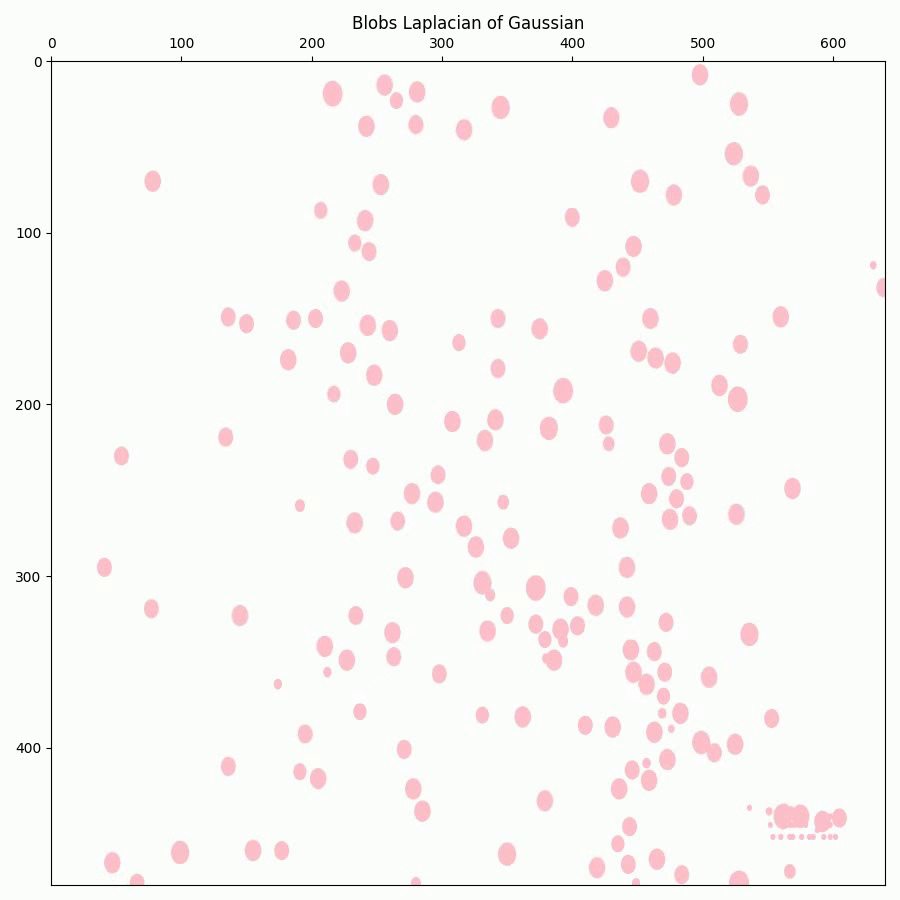
#> input picture frame 38 of src/cell_detection/animation/A2_mo4_1x_5.avi/BLOB_LAPLACIAN_OF_GAUSSIAN.avi, 900 x 900 px, given in place of D1_5fps_1.5 x magnification_2004.avi, which was not available
$ python detect_blob.py   (older library calls are emulated)
#> lines starting #> are read from the running program, lines starting #| are printed output that depends on the picture; pictures that were not available may be replaced by others from this repository, and a replacement may not be noted
### src/data_parsing/parse_data.py
import cv2
import os
from pathlib import Path
from tqdm import tqdm


def avi_to_frames(avi, overwrite=True, frame_dir_name='frames', normalize=False, remove_scale=True):
    while "src" in os.getcwd():
        os.chdir("..")
    base_path = os.path.join('data')
    vidcap = cv2.VideoCapture(os.path.join(base_path, avi))
    frame_dir_name = os.path.join(base_path, frame_dir_name)
    if not os.path.exists(base_path):
        os.mkdir(base_path)
    if not os.path.exists(frame_dir_name):
        os.mkdir(frame_dir_name)
    if not os.path.exists(os.path.join(frame_dir_name, avi)):
        os.mkdir(os.path.join(frame_dir_name, avi))

    # EMPTY or overwriting images and dir is not empty
    if not os.listdir(os.path.join(frame_dir_name, avi)) or (overwrite and os.listdir(os.path.join(frame_dir_name, avi))):
        for file in os.listdir(os.path.join(frame_dir_name, avi)):
            os.remove(os.path.join(frame_dir_name, avi, file))
        count = 0
        success, image = vidcap.read()
        while success:
            if normalize:
                # het saven van de image doet verkeerde dingen als hij normalized is
                image = cv2.normalize(image, None, alpha=0, beta=255, norm_type=cv2.NORM_MINMAX, dtype=cv2.CV_32F)
                cv2.imshow('s', image)
                cv2.waitKey(0)

            # todo verslag remove scale gele pixels naar een random waarde (donker groen die al voorkwam in de afbeelding A2_mo4_1x_5.avi)
            if remove_scale:
                for index1, image_ in enumerate(image[400:]):
                    for index2, im in enumerate(image_[500:]):
                        if im[1] > 80 and im[2] > 80:
                            image[400+index1][500+index2] = [6, 23, 0]

            cv2.imwrite(os.path.join(frame_dir_name, avi, f"{count:06}.jpg"), image)  # save frame as JPEG file
            success, image = vidcap.read()
            count += 1
    return os.path.join(frame_dir_name, avi)


# [29 lines left out: functions frames_to_avi, main, not called in this run]


# Zal alle .avi-bestanden uit de data-directory omzetten in frames
# [2 lines that do not run on import are left out]

### src/cell_detection/detect_blob.py
from skimage.feature import blob_dog, blob_log, blob_doh
from skimage.color import rgb2gray
import cv2
import matplotlib.pyplot as plt
from math import sqrt
import src.cell_detection.MSER as mser
import os
import warnings
warnings.filterwarnings("ignore", category=FutureWarning)


# [108 lines left out: functions compare_algo, laplacian_of_gaussian, difference_of_gaussian, determinant_of_hessian, blob_laplacian_of_gaussian_calc, blob_difference_of_gaussian_calc and 2 more, not called in this run]


def save_blobs(image, blobs, color, title='NO TITLE', save_path=None, show=False, fill=False):
    height, width, _ = image.shape
    save_plot(image=None, blobs=blobs, color=color, title=title, save_path=save_path, show=show, fill=fill, height=height, width=width)


# LoG zonder MSER levert beste resultaten op
def opt_blobs(frame_path):
    return blob_laplacian_of_gaussian_calc(frame_path, min_sigma=3, max_sigma=6, threshold=0.07)


# DoG met MSER levert ook goede resulaten op
# [6 lines left out: function opt_blobs2, not called in this run]


if __name__ == '__main__':
    import os
    from src.data_parsing.parse_data import avi_to_frames

    while "src" in os.getcwd():
        os.chdir("..")

    file = 'D1_5fps_1.5 x magnification_2004.avi'
    # file = 'A2_mo4_1x_5.avi'
    frame_dir = avi_to_frames(file)
#> in avi_to_frames, image is the input picture: shape (900, 900, 3); mean B, G, R 245.9, 248.1, 249.2
#> after the loop in avi_to_frames, `for index1, image_ in enumerate(image[400:]):`:
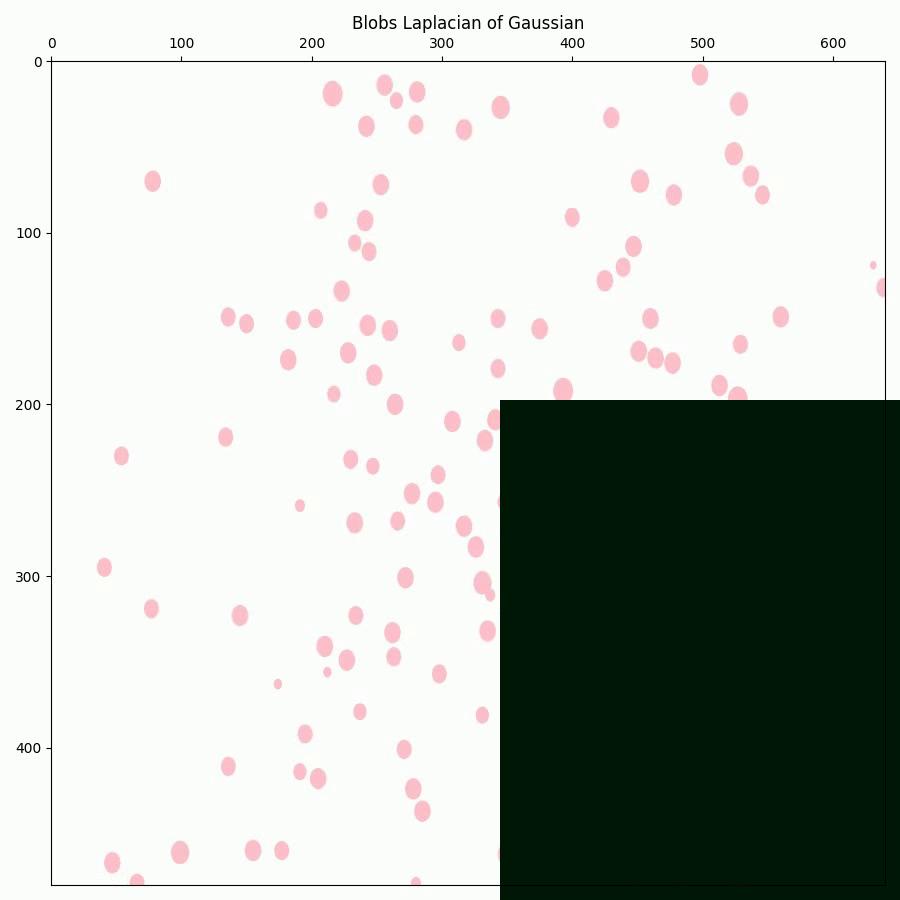
#> image: shape (900, 900, 3); mean B, G, R 187, 192.9, 187.6
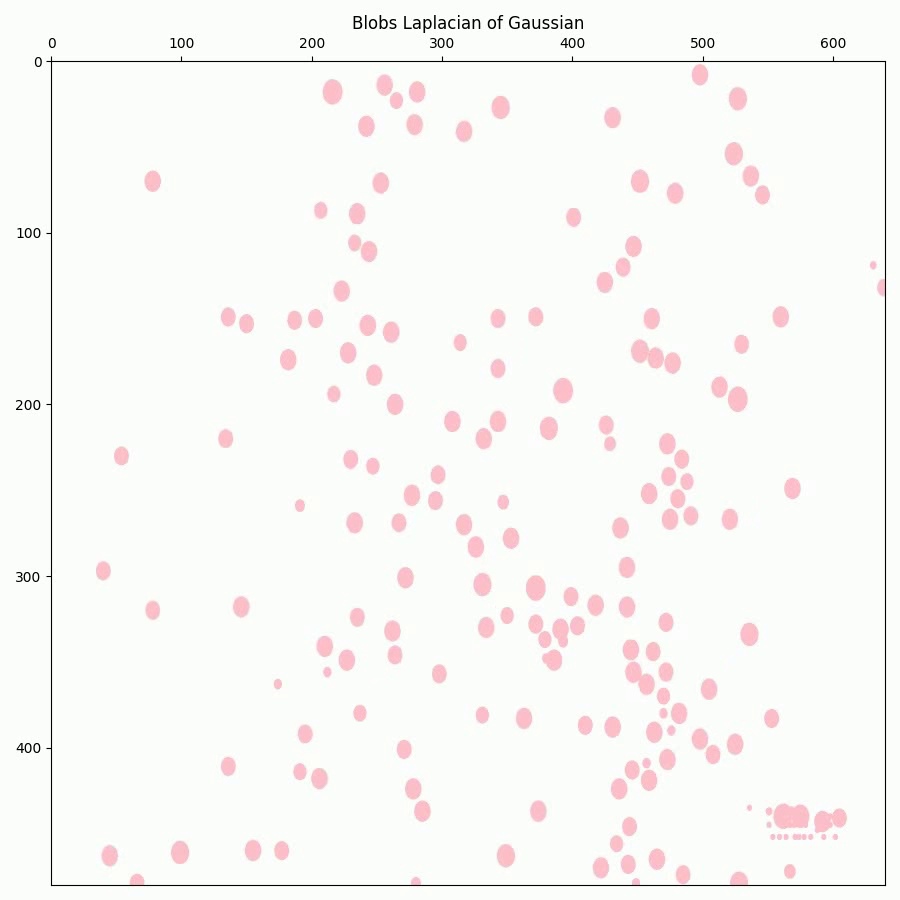
#> input picture frame 39 of src/cell_detection/animation/A2_mo4_1x_5.avi/BLOB_LAPLACIAN_OF_GAUSSIAN.avi, 900 x 900 px, given in place of D1_5fps_1.5 x magnification_2004.avi, which was not available
#> in avi_to_frames, image is the input picture: shape (900, 900, 3); mean B, G, R 245.9, 248.1, 249.2
    frame = os.path.join(frame_dir, '000000.jpg')
    print(opt_blobs(frame))
    # difference_of_gaussian(frame, show=True, color='red', threshold=0.03)

$ run again, starting later in the video
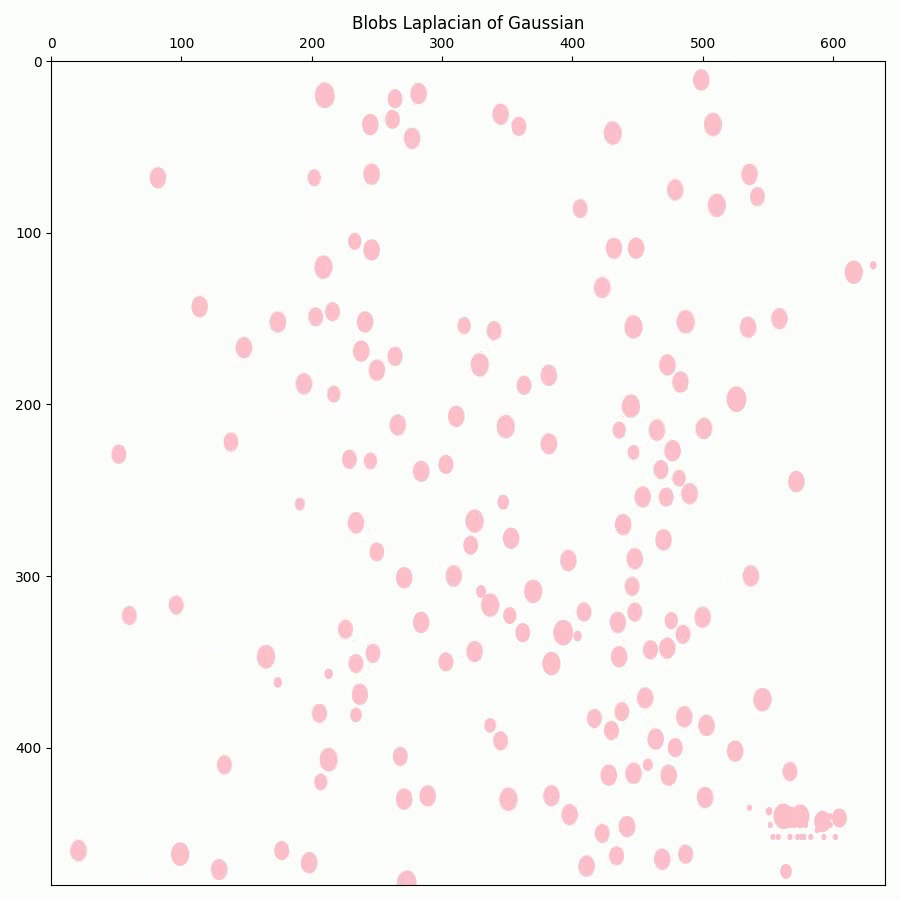
#> input picture frame 174 of src/cell_detection/animation/A2_mo4_1x_5.avi/BLOB_LAPLACIAN_OF_GAUSSIAN.avi, 900 x 900 px, given in place of D1_5fps_1.5 x magnification_2004.avi, which was not available
#> in avi_to_frames, image is the input picture: shape (900, 900, 3); mean B, G, R 245.9, 248.1, 249.2
#> after the loop in avi_to_frames, `for index1, image_ in enumerate(image[400:]):`:
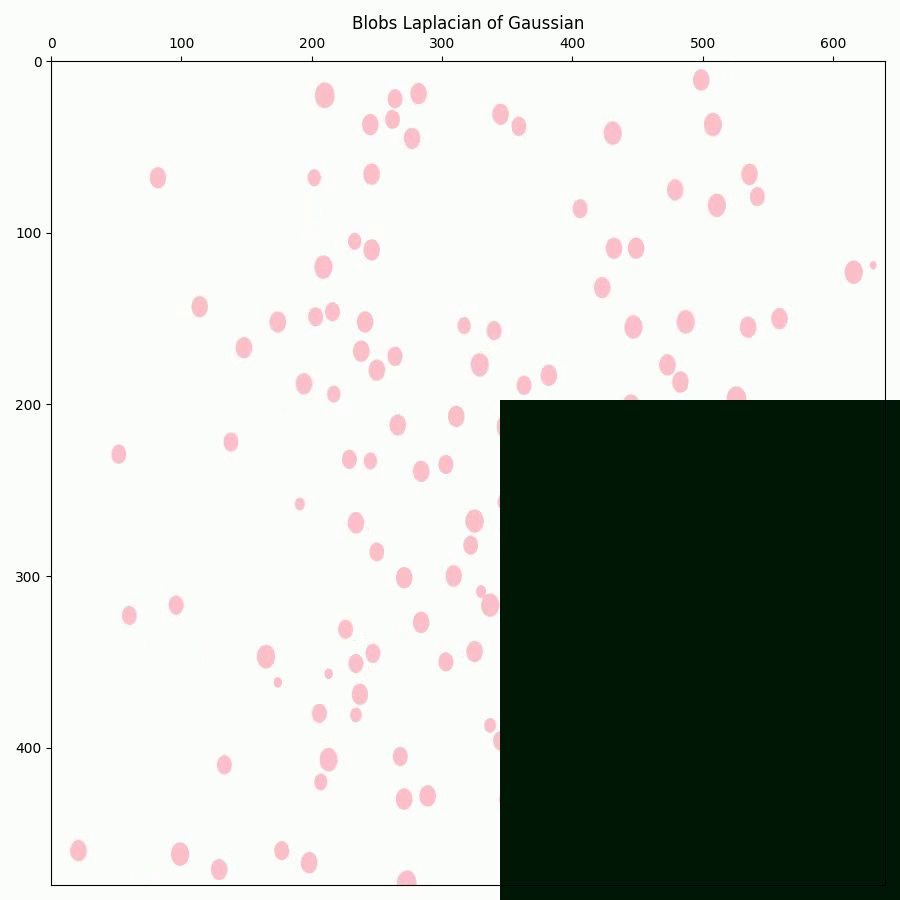
#> image: shape (900, 900, 3); mean B, G, R 187, 192.9, 187.6
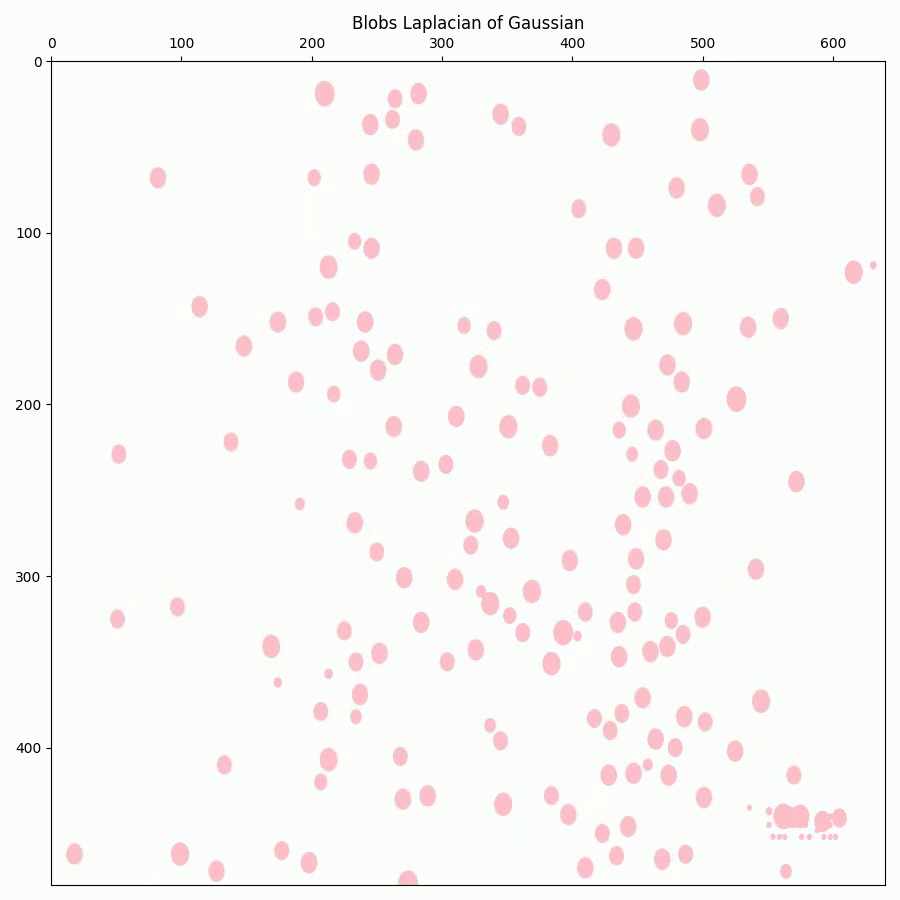
#> input picture frame 175 of src/cell_detection/animation/A2_mo4_1x_5.avi/BLOB_LAPLACIAN_OF_GAUSSIAN.avi, 900 x 900 px, given in place of D1_5fps_1.5 x magnification_2004.avi, which was not available
#> in avi_to_frames, image is the input picture: shape (900, 900, 3); mean B, G, R 245.9, 248.1, 249.2

$ run again, starting later in the video
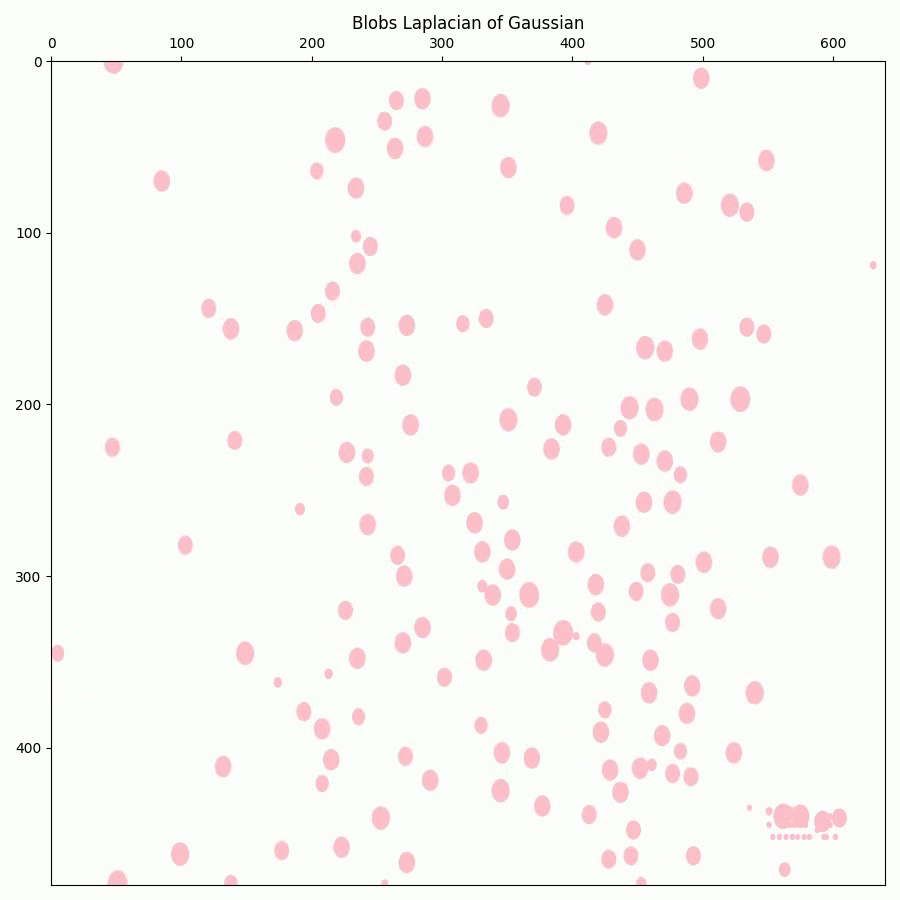
#> input picture frame 310 of src/cell_detection/animation/A2_mo4_1x_5.avi/BLOB_LAPLACIAN_OF_GAUSSIAN.avi, 900 x 900 px, given in place of D1_5fps_1.5 x magnification_2004.avi, which was not available
#> in avi_to_frames, image is the input picture: shape (900, 900, 3); mean B, G, R 245.9, 248.2, 249.2
#> after the loop in avi_to_frames, `for index1, image_ in enumerate(image[400:]):`:
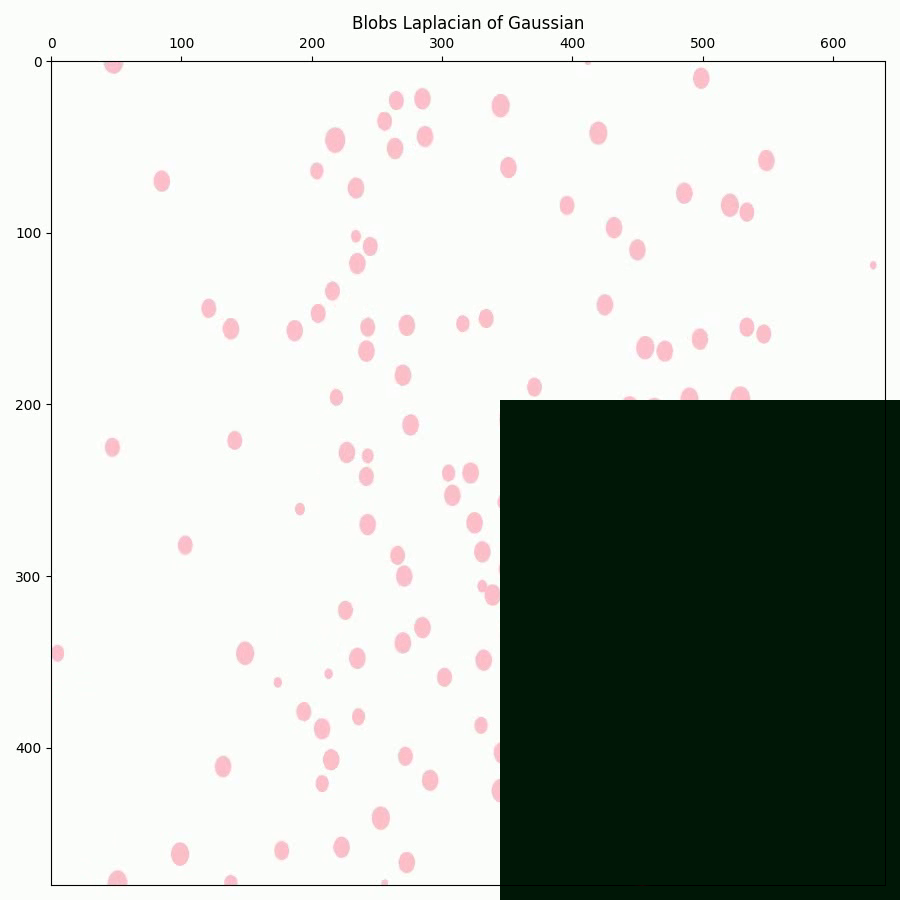
#> image: shape (900, 900, 3); mean B, G, R 187.1, 193.1, 187.6
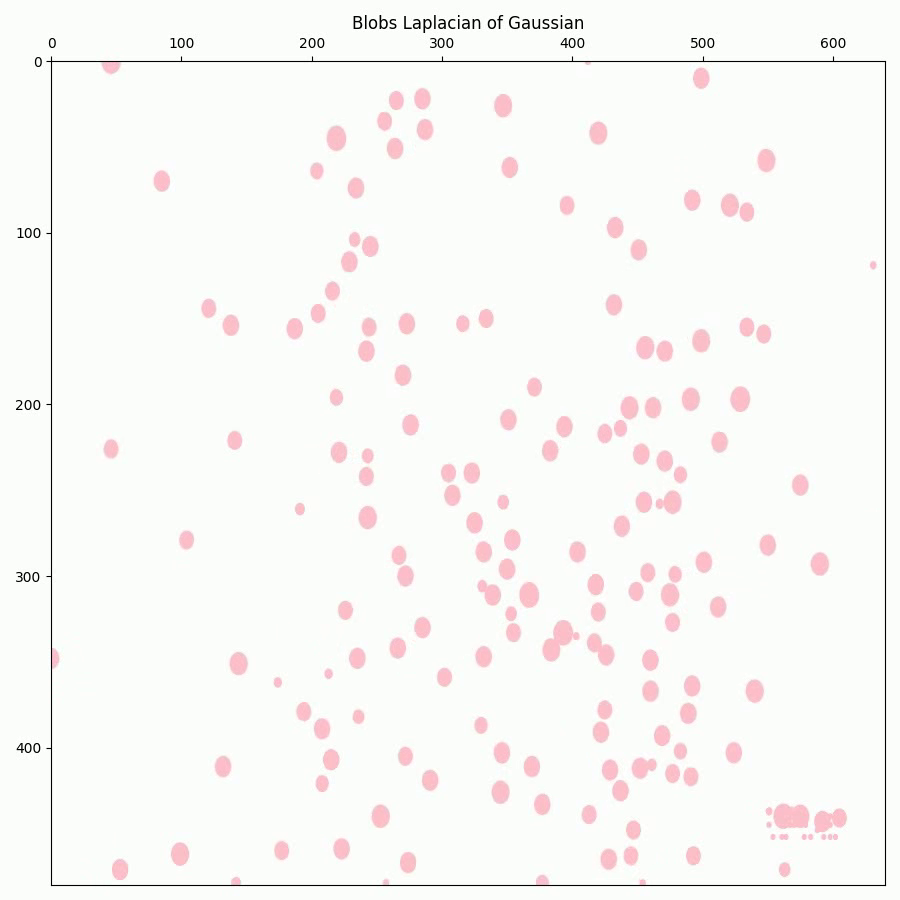
#> input picture frame 311 of src/cell_detection/animation/A2_mo4_1x_5.avi/BLOB_LAPLACIAN_OF_GAUSSIAN.avi, 900 x 900 px, given in place of D1_5fps_1.5 x magnification_2004.avi, which was not available
#> in avi_to_frames, image is the input picture: shape (900, 900, 3); mean B, G, R 245.9, 248.2, 249.2
